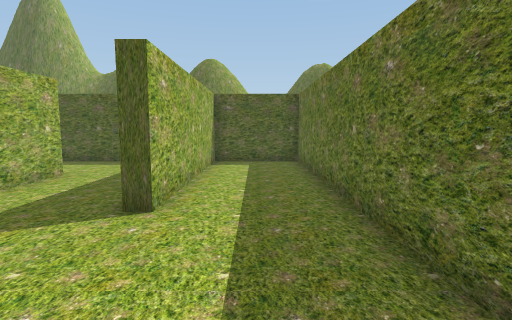
View 1 (above)

13 first-person views from a walk through a scene from a Unity 3-D project. The camera is 1.4 m above the floor, tilts 6° down and sees 80° across. The floor is counted in squares, 1 m on a side. Each view is taken from the middle of a square. On the plan, view 1 faces up. The plan holds only what a view shows up to about 14 squares ahead; the rest is blank. The place goes on beyond the plan. The player character is not drawn. Some surface patterns are stand-ins.

View 2
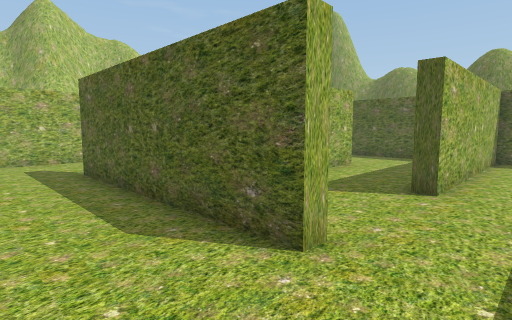

View 3
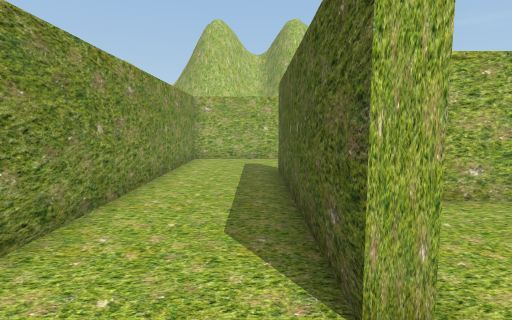

View 4
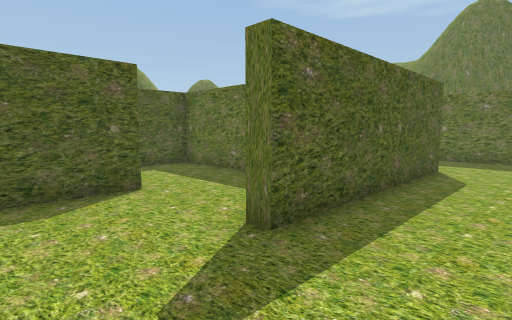

View 5
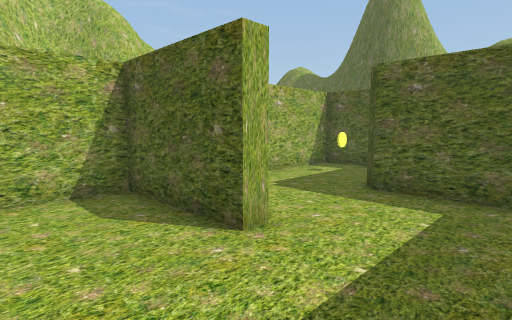

View 6
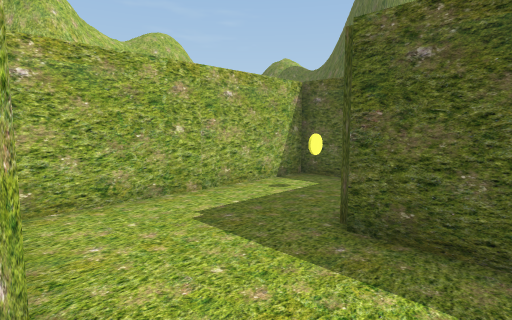

View 7
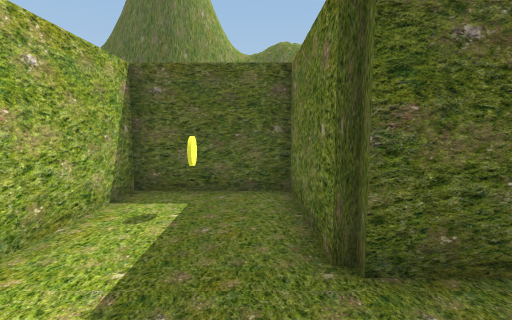

View 8
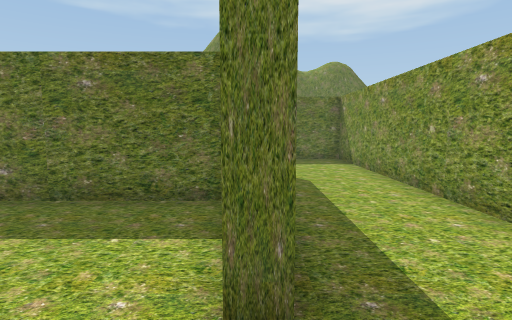

View 9
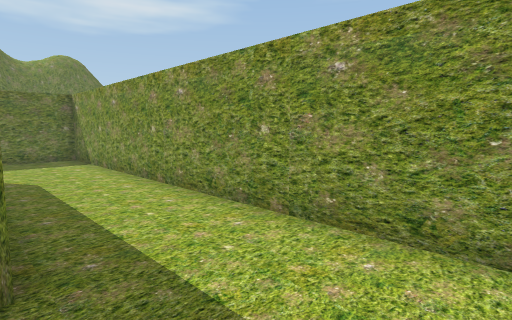

View 10
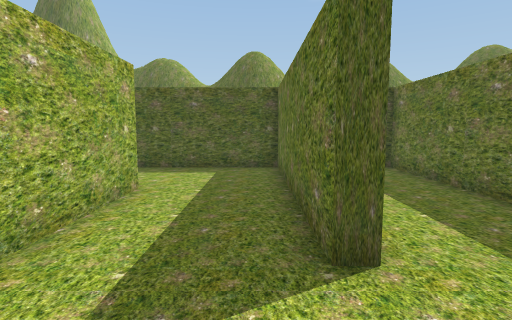

View 11
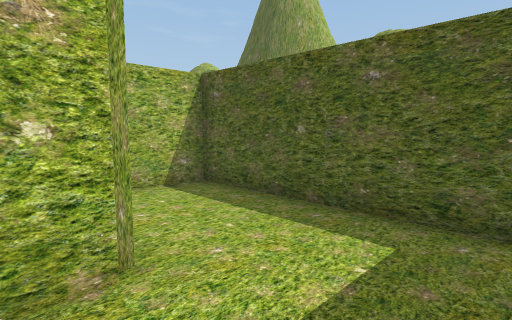

View 12
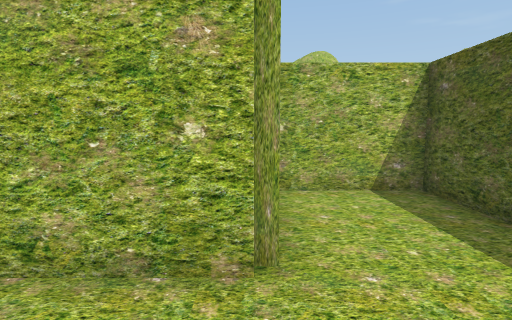

View 13
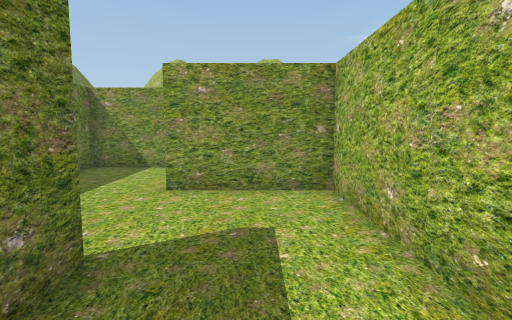

### Floor plan
Points are (right, up) in squares from view 1. A wall is a line through its corners. A room is listed if a view was taken in it or the views show most of it. See-through windows are left out.
Room 1 (views 1, 2, 3, 4, 5, 6, 7, 8, 9, 10, 11, 12, 13)
walls: (-6.2, 1.6) (-6.2, 8.7) (-10.2, 8.7) (-10.2, 12.7) (-13.7, 12.7) (-13.7, 5.6); (-5.7, 9) (-5.7, 1.2) (-2, 1.2) (-2, 0.7) (-10, 0.7) (-10, 1.2); (-10, 5.2) (-10, 4.7) (-13.7, 4.7) (-13.7, -2.8) (1.8, -2.8) (1.8, 12.7) (-1.7, 12.7) (-1.7, 5) (-2.2, 5) (-2.2, 12.7) (-9.7, 12.7) (-9.7, 9.5)
objects: yellow coin (-12, 11)

Where each view was taken, in squares from view 1:
view 1: 0 up, 0 right, facing up
view 2: 2 down, 0 right, facing up-left
view 3: 0 up, 0 right, facing left
view 4: 2 down, 13 left, facing up-right
view 5: 2 up, 7 left, facing up-left
view 6: 5 up, 8 left, facing up-left
view 7: 6 up, 11 left, facing up
view 8: 1 up, 12 left, facing right
view 9: 1 up, 13 left, facing down-right
view 10: 2 up, 3 left, facing up
view 11: 8 up, 3 left, facing up-left
view 12: 9 up, 3 left, facing left
view 13: 8 up, 4 left, facing down
